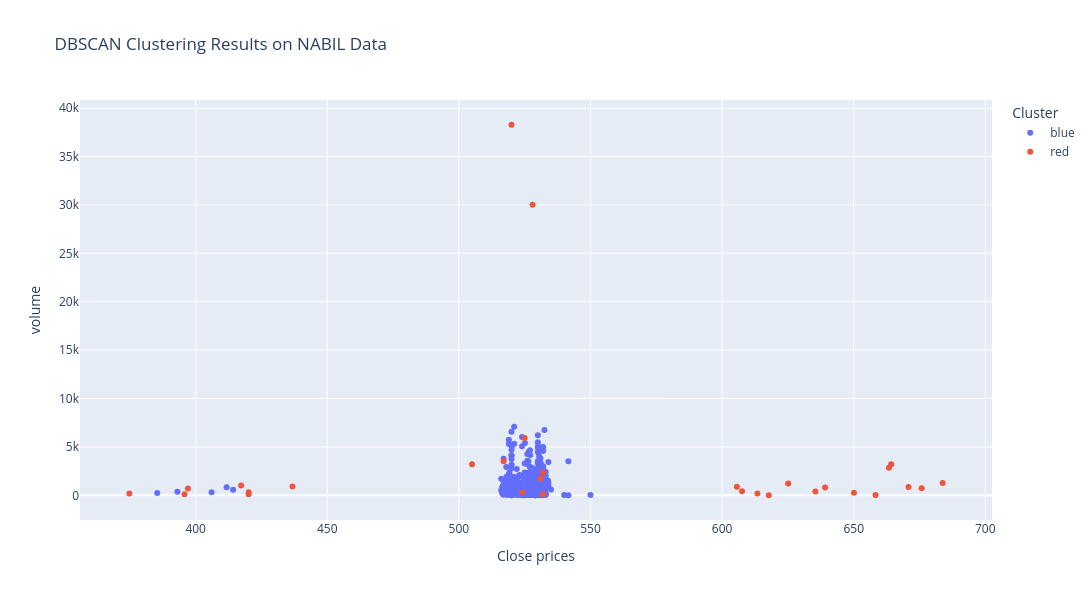

The cell this chart's notebook holds for it:
### Code cell
import plotly.express as px

fig = px.scatter(
    anomalies_dbscan,
    x="close",
    y="volume",
    color="Color",
    title=f"DBSCAN Clustering Results on {stock_name} Data",
    labels={"Color": "Cluster"},
    hover_data=["returns", "volatility"],  # Add more data to hover
)

# Update layout for better visualization
fig.update_layout(
    xaxis_title="Close prices",
    yaxis_title="volume",
    legend_title="Cluster",
    autosize=False,
    width=1200,
    height=600,
)

# Show the plot
fig.show()

### Figure 1 — Plotly figure (JSON) as saved in the notebook; plotly's stock layout.template omitted (floating-point values rounded to 4 significant figures; data arrays with more than 128 entries replaced by an {"elided": "..."} marker saying what was removed)
{"data": [{"customdata": {"elided": "616x2 float values"}, "hovertemplate": "Cluster=blue<br>close=%{x}<br>volume=%{y}<br>returns=%{customdata[0]}<br>volatility=%{customdata[1]}<extra></extra>", "legendgroup": "blue", "marker": {"color": "#636efa", "symbol": "circle"}, "mode": "markers", "name": "blue", "orientation": "v", "showlegend": true, "type": "scatter", "x": {"elided": "616 float values"}, "xaxis": "x", "y": {"elided": "616 float values"}, "yaxis": "y"}, {"customdata": [[-0.003774, 0.006115], [-0.1759, 0.03981], [-0.09388, 0.044], [0.06154, 0.04708], [5.839e-05, 0.04707], [0.2819, 0.08049], [0.2037, 0.04558], [0.06986, 0.04738], [-0.02982, 0.04831], [-0.05772, 0.05073], [0.0811, 0.05314], [-0.2128, 0.0734], [0.1989, 0.0445], [-0.03463, 0.04558], [0.006995, 0.04554], [0.05242, 0.04651], [-0.1817, 0.06347], [-0.003831, 0.001941], [-0.0381, 0.00974], [0.1639, 0.03849], [0.09328, 0.04287], [-0.008952, 0.04306], [-0.08005, 0.04762], [0.1077, 0.05252], [-0.2293, 0.07501], [-0.2067, 0.04622], [-0.07692, 0.04824], [0.05942, 0.05099], [0.3599, 0.09795], [-0.0001904, 0.09795]], "hovertemplate": "Cluster=red<br>close=%{x}<br>volume=%{y}<br>returns=%{customdata[0]}<br>volatility=%{customdata[1]}<extra></extra>", "legendgroup": "red", "marker": {"color": "#EF553B", "symbol": "circle"}, "mode": "markers", "name": "red", "orientation": "v", "showlegend": true, "type": "scatter", "x": [528.0, 436.8, 395.8, 420.1, 420.1, 531.0, 639.1, 683.8, 663.4, 625.1, 675.8, 532.0, 635.4, 613.4, 617.7, 650.1, 532.0, 520.0, 505.0, 607.6, 664.3, 658.3, 605.6, 670.8, 517.0, 417.3, 374.8, 397.1, 524.1, 525.0], "xaxis": "x", "y": [30020.0, 904.0, 111.0, 117.0, 324.0, 1730.0, 808.0, 1262.0, 2860.0, 1215.0, 740.0, 2353.0, 391.0, 177.0, 16.0, 271.0, 110.0, 38290.0, 3202.0, 420.0, 3204.0, 30.0, 892.0, 868.0, 3518.0, 1002.0, 181.0, 702.0, 289.0, 5916.0], "yaxis": "y"}], "layout": {"autosize": false, "height": 600, "legend": {"title": {"text": "Cluster"}, "tracegroupgap": 0}, "title": {"text": "DBSCAN Clustering Results on NABIL Data"}, "width": 1200, "xaxis": {"anchor": "y", "domain": [0, 1], "title": {"text": "Close prices"}}, "yaxis": {"anchor": "x", "domain": [0, 1], "title": {"text": "volume"}}}}
